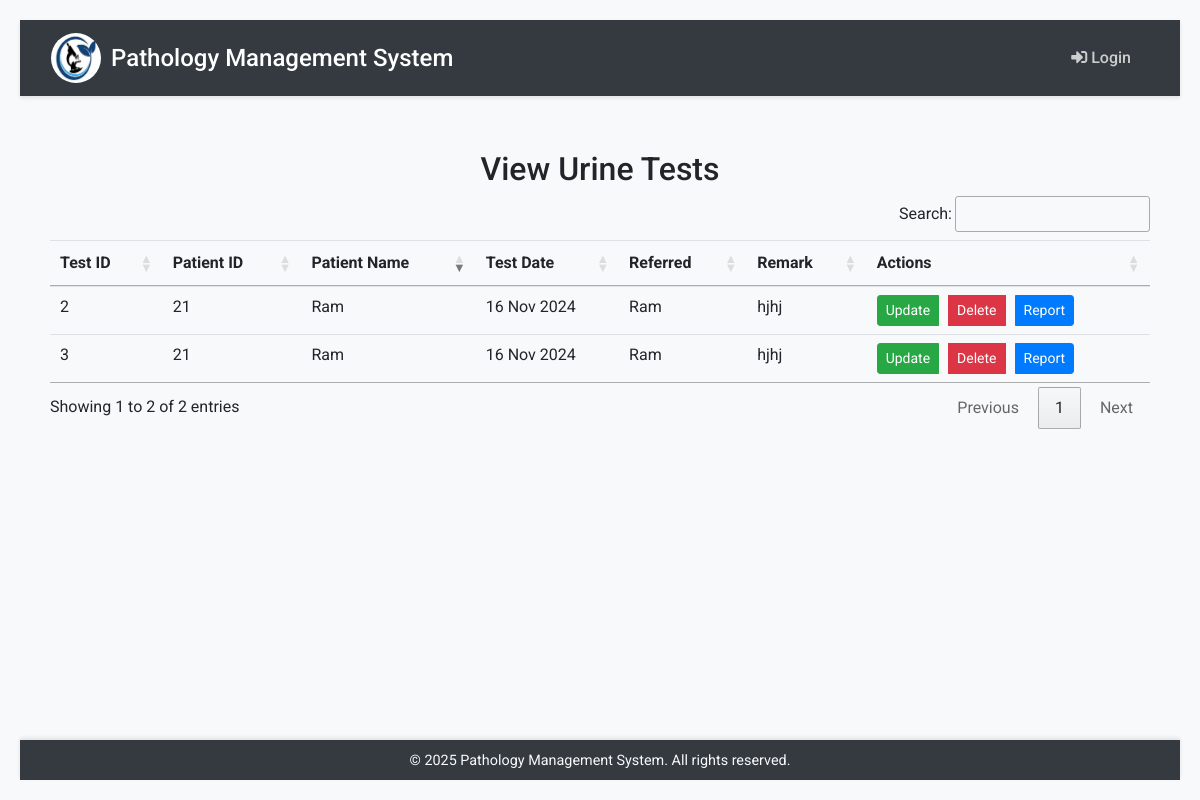
Page /viewurine/ on the committed database.
### pathoapp/models.py (models this page shows, shortened)
class Urine(models.Model):
    patient = models.ForeignKey(PatientMaster, on_delete=models.CASCADE)
    doctor = models.ForeignKey(Doctor, on_delete=models.CASCADE, null=True, blank=True)  # Add this field
    test_id = models.IntegerField( primary_key=True)  # Primary key for the test
    test_date = models.DateField(default=datetime.now)  # Automatically sets the current date
    colour = models.DecimalField(max_digits=5, decimal_places=2, null=True, blank=True)
    appearance = models.DecimalField(max_digits=5, decimal_places=2, null=True, blank=True)
    sediment = models.DecimalField(max_digits=5, decimal_places=2, null=True, blank=True)
    reaction = models.DecimalField(max_digits=5, decimal_places=2, null=True, blank=True)
    albumin = models.DecimalField(max_digits=5, decimal_places=2, null=True, blank=True)
    sugar = models.DecimalField(max_digits=5, decimal_places=2, null=True, blank=True)
    puscells = models.DecimalField(max_digits=5, decimal_places=2, null=True, blank=True)
    rbc = models.DecimalField(max_digits=5, decimal_places=2, null=True, blank=True)
    epithelialcells = models.DecimalField(max_digits=5, decimal_places=2, null=True, blank=True)
    bilesalt = models.DecimalField(max_digits=5, decimal_places=2, null=True, blank=True)
    aceyone = models.DecimalField(max_digits=5, decimal_places=2, null=True, blank=True)
    casts = models.CharField(max_length=100, null=True, blank=True)
    crystals = models.DecimalField(max_digits=5, decimal_places=2, null=True, blank=True)
    microorganism = models.DecimalField(max_digits=5, decimal_places=2, null=True, blank=True)
    bilepigment = models.DecimalField(max_digits=5, decimal_places=2, null=True, blank=True)
    occultblood = models.CharField(max_length=100, null=True, blank=True)
    other_test = models.CharField(max_length=100, null=True, blank=True)
    other_test_result = models.CharField(max_length=100, null=True, blank=True)
    remarks = models.CharField(max_length=100, null=True, blank=True)
    patientname = models.CharField(max_length=100)
    age = models.IntegerField()
    gender = models.CharField(max_length=10)
    mobile = models.CharField(max_length=15)
    email = models.EmailField()

class PatientMaster(models.Model):
    patientid = models.IntegerField(primary_key=True)
    patientname = models.CharField(max_length=100)  # Renamed 'name' to 'patientname'
    recondate = models.DateField()  # Recommended date for the patient
    age = models.IntegerField()
    GENDER_CHOICES = [
        ('MALE', 'Male'),
        ('FEMALE', 'Female'),
        ('OTHER', 'Other'),
    ]
    gender = models.CharField(max_length=10, choices=GENDER_CHOICES, default='MALE')
    mobile = models.CharField(max_length=15)
    email = models.EmailField()
    address = models.CharField(max_length=255)
    refbydoctor = models.ForeignKey(Doctor, on_delete=models.SET_NULL, null=True, blank=True)

class Doctor(models.Model):
    doctorname = models.CharField(max_length=255, primary_key=True)  # Field for doctor's name
    email = models.EmailField(max_length=254)  # Field for doctor's email address
    def __str__(self):
        return self.doctorname

### pathoapp/views.py (the view)
# urls.py: path('viewurine/', views.viewurine, name='viewurine'),
def viewurine(request):
    urine_test = Urine.objects.all()
    return render(request, 'pathoapp/viewurine.html', {
        'urine_tests': urine_test
    })

### pathoapp/templates/pathoapp/viewurine.html (shortened to what this page needs)
{% extends "pathoapp/base.html" %}
{% load static %}
{% block content %}
<div class="container" style="margin-top:30px">
    <h2 class="text-center">View Urine Tests</h2>
    <table id="urineTestsTable" class="table table-hover">
        <thead>
            <tr>
                <th>Test ID</th>
                <th>Patient ID</th>
                <th>Patient Name</th>
                <th>Test Date</th>
                <th>Referred</th>
                <th>Remark</th>
                <th>Actions</th>
            </tr>
        </thead>
        <tbody>
            {% for test in urine_tests %}
            <tr>
                <td>{{ test.test_id }}</td>
                <td>{{ test.patient_id }}</td>
                <td>{{ test.patient.patientname }}</td>
                <td>{{ test.test_date|date:"d M Y" }}</td>
                <td>{{ test.patient.refbydoctor }}</td>
                <td>{{ test.remarks}}</td>
                <td>
                    <div class="btn-group" role="group" aria-label="Actions">
                        <a href="{% url 'updateurine' test.test_id %}" class="btn btn-success btn-sm" style="margin-right: 10px;">Update</a>
                        <a href="#"
                            onclick="confirmDelete('{{ test.test_id }}'); return false;"
                            class="btn btn-danger btn-sm" style="margin-right: 10px;">Delete</a>
                        <a href="{% url 'urine_report' test.test_id %}" class="btn btn-primary btn-sm" >Report</a>
                    </div>
                </td>
            </tr>
            {% endfor %}
        </tbody>
    </table>
</div>
{% endblock %}

### pathoapp/static/css/mystyle.css (style rules this page uses)
body { font-family: 'Roboto', sans-serif; background-color: rgb(158, 196, 234); display: flex; justify-content: center; align-items: center; min-height: 100vh; margin: 0; padding: 20px; }
body { font-family: 'Roboto', sans-serif; background-color:rgb(158, 196, 234); display: flex; justify-content: center; align-items: center; min-height: 100vh; margin: 0; }
body { font-family: 'Roboto', sans-serif; background-color: #f8f9fa; display: flex; flex-direction: column; min-height: 100vh; margin: 0; }
.container { max-width: 1200px; margin: 0 auto; padding: 0 15px; }

### rows in the picture
Urine: test_id "2", patient_id "21", patient.patientname "Ram", test_date "16 Nov 2024", patient.refbydoctor "Ram", remarks "hjhj"
Urine: test_id "3", patient_id "21", patient.patientname "Ram", test_date "16 Nov 2024", patient.refbydoctor "Ram", remarks "hjhj"
